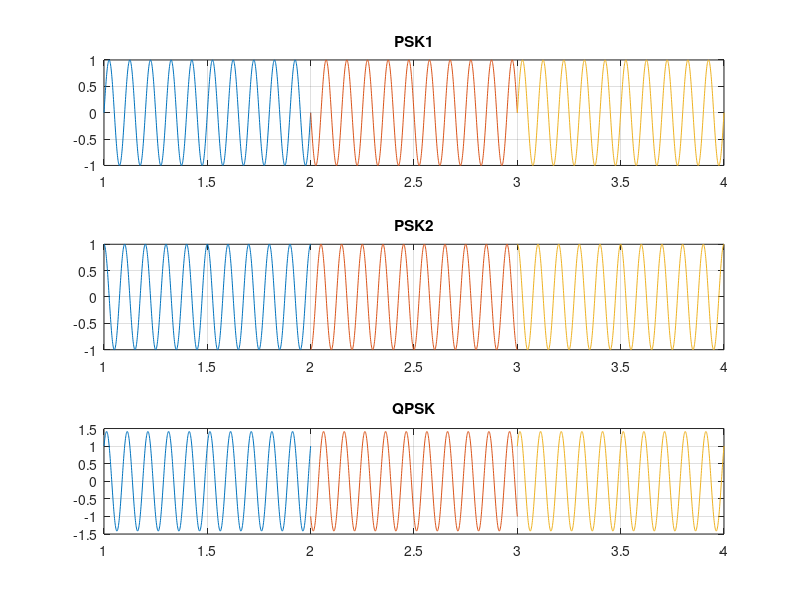

Here is the MATLAB script that generated this plot:
%Group Number 1
%Given Value 51

close all;
clc;
f=10;
x=[11 00 11] % input signal ;
x1=[1 0 1];
x2=[1 0 1];
nx=size(x1,2);
i=1;
while i<nx+1
 t = i:0.001:i+1;
 if x1(i)==1
 psk1=sin(2*pi*f*t);
 else
 psk1=sin(2*pi*f*t+pi);
 end

 if x2(i)==1
 psk2=sin(2*pi*f*t+pi/2);
 else
 psk2=sin(2*pi*f*t+pi+pi/2);
 end

 QPSK = psk1+psk2;

 subplot(3,1,1);
 plot(t,psk1);
 hold on;
 grid on;
 %axis([1 4 -1 1]);
 title('PSK1')

 subplot(3,1,2);
 plot(t,psk2);
 hold on;
 grid on;
 %xis([1 4 -1 1]);
 title('PSK2')
 subplot(3,1,3);
 plot(t,QPSK);
 hold on;
 grid on;
 %axis([1 4 -2 2]);
 title('QPSK')
 i=i+1;
end